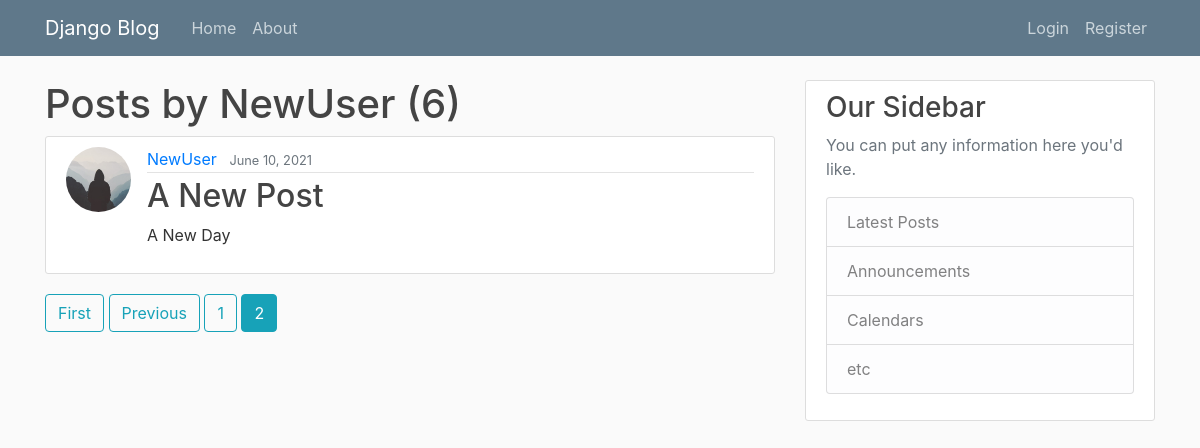
Screenshot of /user/NewUser?page=2 with the database file from the repository.
### blog/models.py (models this page shows, shortened)
class Post(models.Model):
    title = models.CharField(max_length=100)
    content = models.TextField()
    date_posted = models.DateTimeField(default=timezone.now)
    author = models.ForeignKey(User, on_delete=models.CASCADE)

### user_reg/models.py (models this page shows, shortened)
class Profile(models.Model):
    user = models.OneToOneField(User, on_delete=models.CASCADE)
    image = models.ImageField(default='default.jpg', upload_to='profile_pics')

### blog/views.py (the view)
# urls.py: path('user/<str:username>', UserPostListView.as_view(), name='user-posts'),
class UserPostListView(ListView):
    model = Post
    template_name = 'blog/user_posts.html'
    context_object_name = 'posts'
    paginate_by = 5
    def get_queryset(self):
        user = get_object_or_404(User, username=self.kwargs.get('username'))
        return Post.objects.filter(author=user).order_by('-date_posted')

### blog/templates/blog/user_posts.html (shortened to what this page needs)
{% extends "blog/base.html"%}
{% block content%}
    <h1 class="mb_3">Posts by {{view.kwargs.username}} ({{page_obj.paginator.count}})</h1>
    {% for post in posts%}
    <article class="media content-section">
        <img class="rounded-circle article-img" src={{post.author.profile.image.url}}>
        <div class="media-body">
            <div class="article-metadata">
            <a class="mr-2" href="{% url 'user-posts' post.author.username %}">{{ post.author }}</a>
            <small class="text-muted">{{ post.date_posted|date:"F d, Y" }}</small>
            </div>
            <h2><a class="article-title" href="{% url 'post-detail' post.id %}">{{ post.title }}</a></h2>
            <p class="article-content">{{ post.content }}</p>
        </div>
    </article>
    {% endfor %}
    {% if is_paginated %}
      {% if page_obj.has_previous %}
        <a class="btn btn-outline-info mb-4" href="?page=1">First</a>
        <a class="btn btn-outline-info mb-4" href="?page={{ page_obj.previous_page_number }}">Previous</a>
      {% endif %}
      {% for num in page_obj.paginator.page_range %}
        {% if page_obj.number == num %}
          <a class="btn btn-info mb-4" href="?page={{ num }}">{{ num }}</a>
        {% elif num > page_obj.number|add:'-3' and num < page_obj.number|add:'3' %}
          <a class="btn btn-outline-info mb-4" href="?page={{ num }}">{{ num }}</a>
        {% endif %}
      {% endfor %}
    {% endif %}
{% endblock %}

### blog/static/blog/main.css (style rules this page uses)
body { background: #fafafa; color: #333333; margin-top: 5rem; }
h1, h2, h3, h4, h5, h6 { color: #444444; }
.content-section { background: #ffffff; padding: 10px 20px; border: 1px solid #dddddd; border-radius: 3px; margin-bottom: 20px; }
.article-title { color: #444444; }
.article-content { white-space: pre-line; }
.article-img { height: 65px; width: 65px; margin-right: 16px; }
.article-metadata { padding-bottom: 1px; margin-bottom: 4px; border-bottom: 1px solid #e3e3e3 }

### rows the page displays
Post: author.profile.image (placeholder picture), author "NewUser", date_posted "June 10, 2021", title "A New Post", content "A New Day"

### other values shown
{{ view.kwargs.username }} "NewUser"
{{ page_obj.paginator.count }} "6"
{{ num }} "1"
{{ num }} "2"
